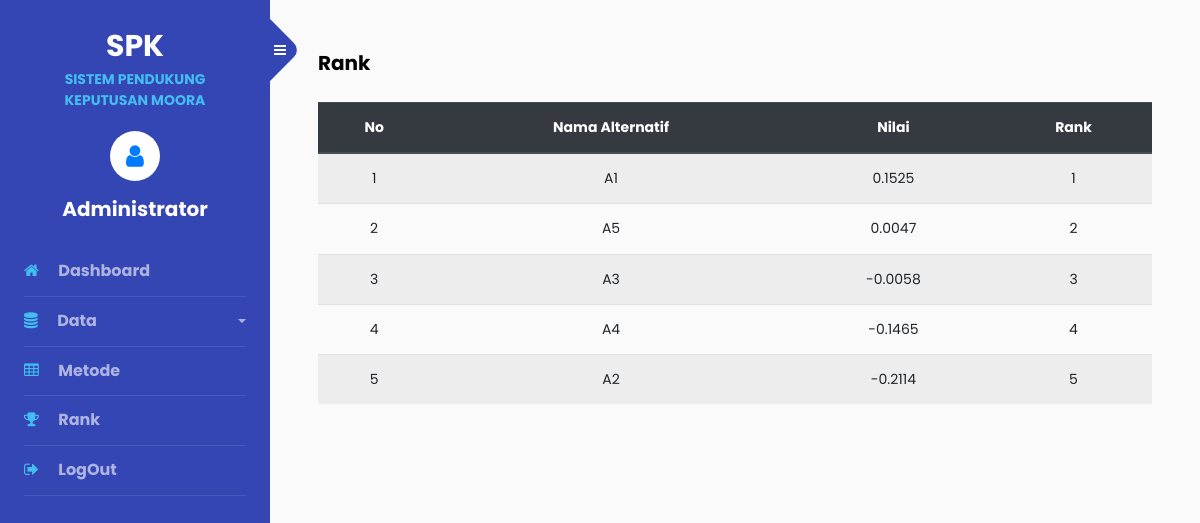
The page /admin/rank.php (signed in) on the database its author committed.
### tables this page shows
CREATE TABLE `tbl_akun` (
  `id_akun` int(11) NOT NULL,
  `nama_lengkap` varchar(50) NOT NULL,
  `username` varchar(50) NOT NULL,
  `password` varchar(30) NOT NULL
);

CREATE TABLE `tbl_alternatif` (
  `id_alternatif` int(11) NOT NULL,
  `nama_alternatif` varchar(30) NOT NULL,
  `nilai_moora` double NOT NULL,
  `rangking` int(11) NOT NULL
);

### admin/rank.php (the view, shortened to what this page needs)
<?php
include 'header.php';
$da = "SELECT * FROM tbl_alternatif ORDER BY nilai_moora DESC";
$s = $conn->query($da);
$rank = 1;
while ($aa = $s->fetch_assoc()) {
    $id_alternatif = $aa['id_alternatif'];
    $sim = "UPDATE tbl_alternatif SET rangking ='$rank' WHERE id_alternatif = '$id_alternatif'";
    $conn->query($sim);
    $rank++;
}
?>
<h5 class="mb-4 font-weight-bolder">Rank</h5>
<table class="table table-striped">
    <thead class="thead-dark">
        <tr>
            <th class="text-center">No</th>
            <th class="text-center">Nama Alternatif</th>
            <th class="text-center">Nilai</th>
            <th class="text-center">Rank</th>
        </tr>
    </thead>
    <?php
    $sql = "SELECT * FROM tbl_alternatif ORDER BY rangking";
    $stm = $conn->query($sql);
    $no = 1;
    while ($a = $stm->fetch_assoc()) { ?>
        <tr>
            <td class="text-center"><?= $no++ ?></td>
            <td class="text-center"><?= $a['nama_alternatif'] ?></td>
            <td class="text-center"><?= number_format($a['nilai_moora'], 4) ?></td>
            <td class="text-center"><?= $a['rangking'] ?></td>
        </tr>
    <?php } ?>
</table>

### admin/header.php (shortened to what this page needs)
<?php
include "../asset/conn/config.php";
$query = "SELECT * FROM tbl_akun WHERE id_akun ='$_SESSION[id_akun]'";
$stm = $conn->query($query);
$row = $stm->fetch_assoc();
?>
<!Doctype html>
<html lang="en">
<head>
	<link rel="stylesheet" href="https://stackpath.bootstrapcdn.com/font-awesome/4.7.0/css/font-awesome.min.css">
	<link rel="stylesheet" href="../asset/sidebar/css/style.css">
</head>
<body>
	<div class="wrapper d-flex align-items-stretch">
		<nav id="sidebar">
			<div class="custom-menu">
				<button type="button" id="sidebarCollapse" class="btn btn-primary">
					<i class="fa fa-bars"></i>
				</button>
			</div>
			<div class="p-4">
				<h1><a href="index.php" class="logo">SPK <span>SISTEM PENDUKUNG KEPUTUSAN MOORA</span>
					</a></h1>
				<div class="user-icon-container">
					<div class="user-icon">
						<span class="fa fa-user text-primary"></span>
					</div>
					<div class="user-text font-weight-bolder">
						<?= $row['nama_lengkap'] ?>
					</div>
				</div>
				<ul class="list-unstyled components mb-5">
					<li>
						<a href="index.php" class="font-weight-bolder"><span class="fa fa-home mr-3"></span> Dashboard</a>
					</li>
					<li>
						<a id="dataDropdown" data-toggle="collapse" aria-expanded="false" class="dropdown-toggle font-weight-bolder">
							<span class="fa fa-database mr-3"></span> Data
						</a>
					</li>
					<li>
						<a href="metode.php" class="font-weight-bolder"><span class="fa fa-table mr-3"></span> Metode</a>
					</li>
					<li>
						<a href="rank.php" class="font-weight-bolder"><span class="fa fa-trophy mr-3"></span> Rank</a>
					</li>
					<li>
						<a href="logout.php" class="font-weight-bolder"><span class="fa fa-sign-out mr-3"></span> LogOut</a>
					</li>
				</ul>
			</div>
		</nav>
		<div id="content" class="p-4 p-md-5 pt-5">
</body>
</html>

### admin/header.php (style rules this page uses)
.user-icon-container { display: flex; flex-direction: column; align-items: center; margin: 20px; }
.user-icon { width: 50px; height: 50px; background-color: #fff; border-radius: 50%; display: flex; align-items: center; justify-content: center; font-size: 25px; color: #555; }
.user-text { margin-top: 10px; font-size: 20px; text-align: center; }
.logo { text-align: center; display: block; margin: 0 auto; }
h1 { text-align: center; }
.logo span { display: block; font-size: 16px; }

### rows shown on the page
tbl_akun: nama_lengkap "Administrator"
tbl_alternatif: nama_alternatif "A1", nilai_moora "0.1525", rangking "1"
tbl_alternatif: nama_alternatif "A5", nilai_moora "0.0047", rangking "2"
tbl_alternatif: nama_alternatif "A3", nilai_moora "-0.0058", rangking "3"
tbl_alternatif: nama_alternatif "A4", nilai_moora "-0.1465", rangking "4"
tbl_alternatif: nama_alternatif "A2", nilai_moora "-0.2114", rangking "5"
